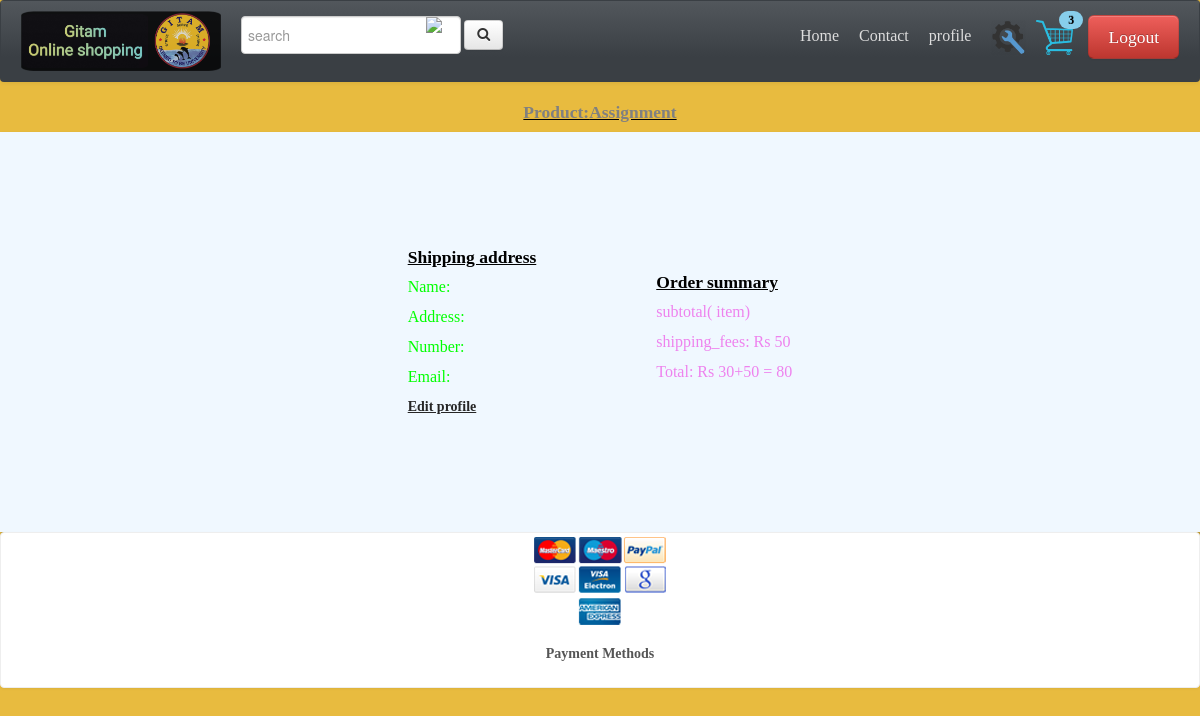
Page /payment.php?id=16 (signed in) on the committed database.
### tables this page shows
CREATE TABLE `products` (
  `product_id` int(100) NOT NULL,
  `product_catag` varchar(100) NOT NULL,
  `product_title` varchar(255) NOT NULL,
  `product_price` int(100) NOT NULL,
  `product_desc` text NOT NULL,
  `product_date` varchar(50) NOT NULL,
  `product_img` text NOT NULL,
  `product_left` int(100) NOT NULL,
  `product_author` varchar(100) NOT NULL DEFAULT 'admin'
);

### payment.php (the view, shortened to what this page needs)
<?php
   include_once('./includes/headerNav.php');
     ?>
     <head>
     </head>
     <?php
$sql ="SELECT * FROM  products WHERE product_id='{$_GET['id']}';";
$result = $conn->query($sql);
$row = $result->fetch_assoc();
?>
<h4 style="text-align:center;"><p><a style="color:grey" href="./product.php?id=<?php echo $_GET['id']?>"> Product:<?php echo $row['product_title'] ?></a></p></h4>
     <div class="proceed-pay">
        <div class="ship">
        <h4>Shipping address</h4>
        <p>Name:<?Php echo $_SESSION['customer_name']?></p>
        <p>Address:<?Php echo $_SESSION['customer_address']?></p>
        <p>Number:<?Php echo $_SESSION['customer_phone']?></p>
        <p>Email:<?Php echo $_SESSION['customer_email']?></p>
        <a href="./profile.php"><h5 style="text-decoration:underline;">Edit profile</h5></a>
        </div>
<div class="order">
<h4>Order summary</h4>
        <p>subtotal( item)</p>
        <p>shipping_fees: Rs 50</p>
        <p>Total: Rs <?php echo $row['product_price']?>+50 = <?php echo $row['product_price']+50 ?> </p>
</div>
     </div>
     	<div class="thumbnail">
				<img src="images/payment_methods.png" title="Bootshop Payment Methods" alt="Payments Methods">
				<div class="caption">
				  <h5>Payment Methods</h5>
				</div>
			  </div>

### css/base.css (style rules this page uses)
.thumbnail h5,.thumbnail p { text-align:center }

### payment.php (style rules this page uses)
.proceed-pay { font-size:medium; height:400px; display:flex; justify-content:center; align-items:center; border:none; background:aliceblue; box-shadow: 2px 2px 2px 1px rgba(0, 0, 0, 0.2); }
.thumbnail { cursor:pointer; }
.ship { margin-right:5%; color:lime }
.order { margin-left:5%; color:violet }
h4 { text-decoration:underline; color:black }

### rows in the picture
products: product_title "Assignment", product_price "30", $row['product_price']+50 "80"

### other values in the picture
$_SESSION['cartItemNum'] "3"
